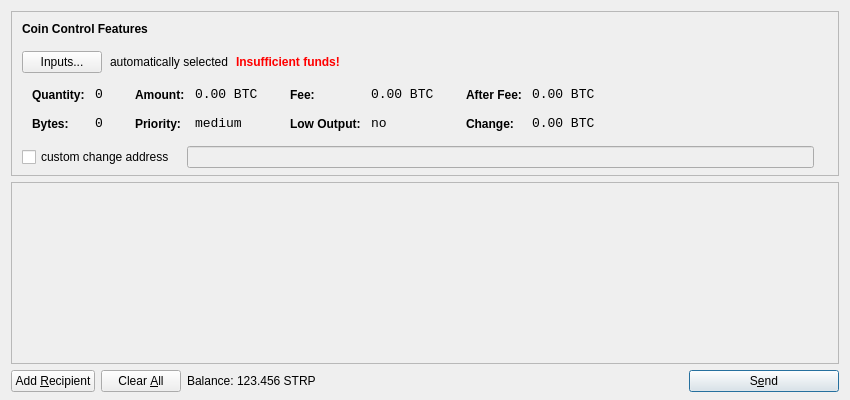
<?xml version="1.0" encoding="UTF-8"?>
<ui version="4.0">
 <class>SendCoinsDialog</class>
 <widget class="QDialog" name="SendCoinsDialog">
  <property name="geometry">
   <rect>
    <x>0</x>
    <y>0</y>
    <width>850</width>
    <height>400</height>
   </rect>
  </property>
  <property name="windowTitle">
   <string>Send Coins</string>
  </property>
  <layout class="QVBoxLayout" name="verticalLayout" stretch="0,1,0">
   <property name="bottomMargin">
    <number>8</number>
   </property>
   <item>
    <widget class="QFrame" name="frameCoinControl">
     <property name="sizePolicy">
      <sizepolicy hsizetype="Expanding" vsizetype="Expanding">
       <horstretch>0</horstretch>
       <verstretch>0</verstretch>
      </sizepolicy>
     </property>
     <property name="maximumSize">
      <size>
       <width>16777215</width>
       <height>16777215</height>
      </size>
     </property>
     <property name="frameShape">
      <enum>QFrame::StyledPanel</enum>
     </property>
     <property name="frameShadow">
      <enum>QFrame::Sunken</enum>
     </property>
     <layout class="QVBoxLayout" name="verticalLayoutCoinControl2">
      <property name="spacing">
       <number>-1</number>
      </property>
      <property name="leftMargin">
       <number>0</number>
      </property>
      <property name="topMargin">
       <number>0</number>
      </property>
      <property name="rightMargin">
       <number>0</number>
      </property>
      <property name="bottomMargin">
       <number>6</number>
      </property>
      <item>
       <layout class="QVBoxLayout" name="verticalLayoutCoinControl" stretch="0,0,0,0,1">
        <property name="spacing">
         <number>0</number>
        </property>
        <property name="leftMargin">
         <number>10</number>
        </property>
        <property name="topMargin">
         <number>10</number>
        </property>
        <item>
         <layout class="QHBoxLayout" name="horizontalLayoutCoinControl1">
          <property name="bottomMargin">
           <number>15</number>
          </property>
          <item>
           <widget class="QLabel" name="labelCoinControlFeatures">
            <property name="sizePolicy">
             <sizepolicy hsizetype="Preferred" vsizetype="Maximum">
              <horstretch>0</horstretch>
              <verstretch>0</verstretch>
             </sizepolicy>
            </property>
            <property name="font">
             <font>
              <weight>75</weight>
              <bold>true</bold>
             </font>
            </property>
            <property name="styleSheet">
             <string notr="true">font-weight:bold;</string>
            </property>
            <property name="text">
             <string>Coin Control Features</string>
            </property>
           </widget>
          </item>
         </layout>
        </item>
        <item>
         <layout class="QHBoxLayout" name="horizontalLayoutCoinControl2" stretch="0,0,0,0">
          <property name="spacing">
           <number>8</number>
          </property>
          <property name="bottomMargin">
           <number>10</number>
          </property>
          <item>
           <widget class="QPushButton" name="pushButtonCoinControl">
            <property name="styleSheet">
             <string notr="true"/>
            </property>
            <property name="text">
             <string>Inputs...</string>
            </property>
           </widget>
          </item>
          <item>
           <widget class="QLabel" name="labelCoinControlAutomaticallySelected">
            <property name="text">
             <string>automatically selected</string>
            </property>
            <property name="margin">
             <number>5</number>
            </property>
           </widget>
          </item>
          <item>
           <widget class="QLabel" name="labelCoinControlInsuffFunds">
            <property name="font">
             <font>
              <weight>75</weight>
              <bold>true</bold>
             </font>
            </property>
            <property name="styleSheet">
             <string notr="true">color:red;font-weight:bold;</string>
            </property>
            <property name="text">
             <string>Insufficient funds!</string>
            </property>
            <property name="margin">
             <number>5</number>
            </property>
           </widget>
          </item>
          <item>
           <spacer name="horizontalSpacerCoinControl">
            <property name="orientation">
             <enum>Qt::Horizontal</enum>
            </property>
            <property name="sizeHint" stdset="0">
             <size>
              <width>40</width>
              <height>1</height>
             </size>
            </property>
           </spacer>
          </item>
         </layout>
        </item>
        <item>
         <widget class="QWidget" name="widgetCoinControl" native="true">
          <property name="sizePolicy">
           <sizepolicy hsizetype="Preferred" vsizetype="Preferred">
            <horstretch>0</horstretch>
            <verstretch>0</verstretch>
           </sizepolicy>
          </property>
          <property name="minimumSize">
           <size>
            <width>0</width>
            <height>0</height>
           </size>
          </property>
          <property name="styleSheet">
           <string notr="true"/>
          </property>
          <layout class="QHBoxLayout" name="horizontalLayoutCoinControl5">
           <property name="margin">
            <number>0</number>
           </property>
           <item>
            <layout class="QHBoxLayout" name="horizontalLayoutCoinControl3" stretch="0,0,0,1">
             <property name="spacing">
              <number>20</number>
             </property>
             <property name="topMargin">
              <number>0</number>
             </property>
             <property name="bottomMargin">
              <number>10</number>
             </property>
             <item>
              <layout class="QFormLayout" name="formLayoutCoinControl1">
               <property name="horizontalSpacing">
                <number>10</number>
               </property>
               <property name="verticalSpacing">
                <number>14</number>
               </property>
               <property name="leftMargin">
                <number>10</number>
               </property>
               <property name="topMargin">
                <number>4</number>
               </property>
               <property name="rightMargin">
                <number>6</number>
               </property>
               <item row="0" column="0">
                <widget class="QLabel" name="labelCoinControlQuantityText">
                 <property name="styleSheet">
                  <string notr="true">font-weight:bold;</string>
                 </property>
                 <property name="text">
                  <string>Quantity:</string>
                 </property>
                 <property name="margin">
                  <number>0</number>
                 </property>
                </widget>
               </item>
               <item row="0" column="1">
                <widget class="QLabel" name="labelCoinControlQuantity">
                 <property name="font">
                  <font>
                   <family>Monospace</family>
                   <pointsize>10</pointsize>
                  </font>
                 </property>
                 <property name="cursor">
                  <cursorShape>IBeamCursor</cursorShape>
                 </property>
                 <property name="contextMenuPolicy">
                  <enum>Qt::ActionsContextMenu</enum>
                 </property>
                 <property name="text">
                  <string notr="true">0</string>
                 </property>
                 <property name="margin">
                  <number>0</number>
                 </property>
                 <property name="textInteractionFlags">
                  <set>Qt::LinksAccessibleByMouse|Qt::TextSelectableByKeyboard|Qt::TextSelectableByMouse</set>
                 </property>
                </widget>
               </item>
               <item row="1" column="0">
                <widget class="QLabel" name="labelCoinControlBytesText">
                 <property name="styleSheet">
                  <string notr="true">font-weight:bold;</string>
                 </property>
                 <property name="text">
                  <string>Bytes:</string>
                 </property>
                </widget>
               </item>
               <item row="1" column="1">
                <widget class="QLabel" name="labelCoinControlBytes">
                 <property name="font">
                  <font>
                   <family>Monospace</family>
                   <pointsize>10</pointsize>
                  </font>
                 </property>
                 <property name="cursor">
                  <cursorShape>IBeamCursor</cursorShape>
                 </property>
                 <property name="contextMenuPolicy">
                  <enum>Qt::ActionsContextMenu</enum>
                 </property>
                 <property name="text">
                  <string notr="true">0</string>
                 </property>
                 <property name="textInteractionFlags">
                  <set>Qt::LinksAccessibleByMouse|Qt::TextSelectableByKeyboard|Qt::TextSelectableByMouse</set>
                 </property>
                </widget>
               </item>
              </layout>
             </item>
             <item>
              <layout class="QFormLayout" name="formLayoutCoinControl2">
               <property name="horizontalSpacing">
                <number>10</number>
               </property>
               <property name="verticalSpacing">
                <number>14</number>
               </property>
               <property name="leftMargin">
                <number>6</number>
               </property>
               <property name="topMargin">
                <number>4</number>
               </property>
               <property name="rightMargin">
                <number>6</number>
               </property>
               <item row="0" column="0">
                <widget class="QLabel" name="labelCoinControlAmountText">
                 <property name="styleSheet">
                  <string notr="true">font-weight:bold;</string>
                 </property>
                 <property name="text">
                  <string>Amount:</string>
                 </property>
                 <property name="margin">
                  <number>0</number>
                 </property>
                </widget>
               </item>
               <item row="0" column="1">
                <widget class="QLabel" name="labelCoinControlAmount">
                 <property name="font">
                  <font>
                   <family>Monospace</family>
                   <pointsize>10</pointsize>
                  </font>
                 </property>
                 <property name="cursor">
                  <cursorShape>IBeamCursor</cursorShape>
                 </property>
                 <property name="contextMenuPolicy">
                  <enum>Qt::ActionsContextMenu</enum>
                 </property>
                 <property name="text">
                  <string notr="true">0.00 BTC</string>
                 </property>
                 <property name="textInteractionFlags">
                  <set>Qt::LinksAccessibleByMouse|Qt::TextSelectableByKeyboard|Qt::TextSelectableByMouse</set>
                 </property>
                </widget>
               </item>
               <item row="1" column="0">
                <widget class="QLabel" name="labelCoinControlPriorityText">
                 <property name="styleSheet">
                  <string notr="true">font-weight:bold;</string>
                 </property>
                 <property name="text">
                  <string>Priority:</string>
                 </property>
                </widget>
               </item>
               <item row="1" column="1">
                <widget class="QLabel" name="labelCoinControlPriority">
                 <property name="font">
                  <font>
                   <family>Monospace</family>
                   <pointsize>10</pointsize>
                  </font>
                 </property>
                 <property name="cursor">
                  <cursorShape>IBeamCursor</cursorShape>
                 </property>
                 <property name="contextMenuPolicy">
                  <enum>Qt::ActionsContextMenu</enum>
                 </property>
                 <property name="text">
                  <string>medium</string>
                 </property>
                 <property name="textInteractionFlags">
                  <set>Qt::LinksAccessibleByMouse|Qt::TextSelectableByKeyboard|Qt::TextSelectableByMouse</set>
                 </property>
                </widget>
               </item>
              </layout>
             </item>
             <item>
              <layout class="QFormLayout" name="formLayoutCoinControl3">
               <property name="horizontalSpacing">
                <number>10</number>
               </property>
               <property name="verticalSpacing">
                <number>14</number>
               </property>
               <property name="leftMargin">
                <number>6</number>
               </property>
               <property name="topMargin">
                <number>4</number>
               </property>
               <property name="rightMargin">
                <number>6</number>
               </property>
               <item row="0" column="0">
                <widget class="QLabel" name="labelCoinControlFeeText">
                 <property name="styleSheet">
                  <string notr="true">font-weight:bold;</string>
                 </property>
                 <property name="text">
                  <string>Fee:</string>
                 </property>
                 <property name="margin">
                  <number>0</number>
                 </property>
                </widget>
               </item>
               <item row="0" column="1">
                <widget class="QLabel" name="labelCoinControlFee">
                 <property name="font">
                  <font>
                   <family>Monospace</family>
                   <pointsize>10</pointsize>
                  </font>
                 </property>
                 <property name="cursor">
                  <cursorShape>IBeamCursor</cursorShape>
                 </property>
                 <property name="contextMenuPolicy">
                  <enum>Qt::ActionsContextMenu</enum>
                 </property>
                 <property name="text">
                  <string notr="true">0.00 BTC</string>
                 </property>
                 <property name="textInteractionFlags">
                  <set>Qt::LinksAccessibleByMouse|Qt::TextSelectableByKeyboard|Qt::TextSelectableByMouse</set>
                 </property>
                </widget>
               </item>
               <item row="1" column="0">
                <widget class="QLabel" name="labelCoinControlLowOutputText">
                 <property name="styleSheet">
                  <string notr="true">font-weight:bold;</string>
                 </property>
                 <property name="text">
                  <string>Low Output:</string>
                 </property>
                </widget>
               </item>
               <item row="1" column="1">
                <widget class="QLabel" name="labelCoinControlLowOutput">
                 <property name="font">
                  <font>
                   <family>Monospace</family>
                   <pointsize>10</pointsize>
                  </font>
                 </property>
                 <property name="cursor">
                  <cursorShape>IBeamCursor</cursorShape>
                 </property>
                 <property name="contextMenuPolicy">
                  <enum>Qt::ActionsContextMenu</enum>
                 </property>
                 <property name="text">
                  <string>no</string>
                 </property>
                 <property name="textInteractionFlags">
                  <set>Qt::LinksAccessibleByMouse|Qt::TextSelectableByKeyboard|Qt::TextSelectableByMouse</set>
                 </property>
                </widget>
               </item>
              </layout>
             </item>
             <item>
              <layout class="QFormLayout" name="formLayoutCoinControl4">
               <property name="horizontalSpacing">
                <number>10</number>
               </property>
               <property name="verticalSpacing">
                <number>14</number>
               </property>
               <property name="leftMargin">
                <number>6</number>
               </property>
               <property name="topMargin">
                <number>4</number>
               </property>
               <property name="rightMargin">
                <number>6</number>
               </property>
               <item row="0" column="0">
                <widget class="QLabel" name="labelCoinControlAfterFeeText">
                 <property name="styleSheet">
                  <string notr="true">font-weight:bold;</string>
                 </property>
                 <property name="text">
                  <string>After Fee:</string>
                 </property>
                 <property name="margin">
                  <number>0</number>
                 </property>
                </widget>
               </item>
               <item row="0" column="1">
                <widget class="QLabel" name="labelCoinControlAfterFee">
                 <property name="font">
                  <font>
                   <family>Monospace</family>
                   <pointsize>10</pointsize>
                  </font>
                 </property>
                 <property name="cursor">
                  <cursorShape>IBeamCursor</cursorShape>
                 </property>
                 <property name="contextMenuPolicy">
                  <enum>Qt::ActionsContextMenu</enum>
                 </property>
                 <property name="text">
                  <string notr="true">0.00 BTC</string>
                 </property>
                 <property name="textInteractionFlags">
                  <set>Qt::LinksAccessibleByMouse|Qt::TextSelectableByKeyboard|Qt::TextSelectableByMouse</set>
                 </property>
                </widget>
               </item>
               <item row="1" column="0">
                <widget class="QLabel" name="labelCoinControlChangeText">
                 <property name="styleSheet">
                  <string notr="true">font-weight:bold;</string>
                 </property>
                 <property name="text">
                  <string>Change:</string>
                 </property>
                </widget>
               </item>
               <item row="1" column="1">
                <widget class="QLabel" name="labelCoinControlChange">
                 <property name="font">
                  <font>
                   <family>Monospace</family>
                   <pointsize>10</pointsize>
                  </font>
                 </property>
                 <property name="cursor">
                  <cursorShape>IBeamCursor</cursorShape>
                 </property>
                 <property name="contextMenuPolicy">
                  <enum>Qt::ActionsContextMenu</enum>
                 </property>
                 <property name="text">
                  <string notr="true">0.00 BTC</string>
                 </property>
                 <property name="textInteractionFlags">
                  <set>Qt::LinksAccessibleByMouse|Qt::TextSelectableByKeyboard|Qt::TextSelectableByMouse</set>
                 </property>
                </widget>
               </item>
              </layout>
             </item>
            </layout>
           </item>
          </layout>
         </widget>
        </item>
        <item>
         <layout class="QHBoxLayout" name="horizontalLayoutCoinControl4" stretch="0,0,0">
          <property name="spacing">
           <number>12</number>
          </property>
          <property name="sizeConstraint">
           <enum>QLayout::SetDefaultConstraint</enum>
          </property>
          <property name="topMargin">
           <number>5</number>
          </property>
          <property name="rightMargin">
           <number>5</number>
          </property>
          <item>
           <widget class="QCheckBox" name="checkBoxCoinControlChange">
            <property name="text">
             <string>custom change address</string>
            </property>
           </widget>
          </item>
          <item>
           <widget class="QLineEdit" name="lineEditCoinControlChange">
            <property name="enabled">
             <bool>false</bool>
            </property>
            <property name="sizePolicy">
             <sizepolicy hsizetype="Expanding" vsizetype="Fixed">
              <horstretch>0</horstretch>
              <verstretch>0</verstretch>
             </sizepolicy>
            </property>
           </widget>
          </item>
          <item>
           <widget class="QLabel" name="labelCoinControlChangeLabel">
            <property name="sizePolicy">
             <sizepolicy hsizetype="Preferred" vsizetype="Expanding">
              <horstretch>0</horstretch>
              <verstretch>0</verstretch>
             </sizepolicy>
            </property>
            <property name="minimumSize">
             <size>
              <width>0</width>
              <height>0</height>
             </size>
            </property>
            <property name="text">
             <string/>
            </property>
            <property name="margin">
             <number>3</number>
            </property>
           </widget>
          </item>
         </layout>
        </item>
        <item>
         <spacer name="verticalSpacerCoinControl">
          <property name="orientation">
           <enum>Qt::Vertical</enum>
          </property>
          <property name="sizeHint" stdset="0">
           <size>
            <width>800</width>
            <height>1</height>
           </size>
          </property>
         </spacer>
        </item>
       </layout>
      </item>
     </layout>
    </widget>
   </item>
   <item>
    <widget class="QScrollArea" name="scrollArea">
     <property name="widgetResizable">
      <bool>true</bool>
     </property>
     <widget class="QWidget" name="scrollAreaWidgetContents">
      <property name="geometry">
       <rect>
        <x>0</x>
        <y>0</y>
        <width>830</width>
        <height>165</height>
       </rect>
      </property>
      <layout class="QVBoxLayout" name="verticalLayout_2">
       <property name="margin">
        <number>0</number>
       </property>
       <item>
        <layout class="QVBoxLayout" name="entries">
         <property name="spacing">
          <number>6</number>
         </property>
        </layout>
       </item>
       <item>
        <spacer name="verticalSpacer">
         <property name="orientation">
          <enum>Qt::Vertical</enum>
         </property>
         <property name="sizeHint" stdset="0">
          <size>
           <width>20</width>
           <height>40</height>
          </size>
         </property>
        </spacer>
       </item>
      </layout>
     </widget>
    </widget>
   </item>
   <item>
    <layout class="QHBoxLayout" name="horizontalLayout">
     <item>
      <widget class="QPushButton" name="addButton">
       <property name="toolTip">
        <string>Send to multiple recipients at once</string>
       </property>
       <property name="text">
        <string>Add &amp;Recipient</string>
       </property>
       <property name="icon">
        <iconset resource="../bitcoin.qrc">
         <normaloff>:/icons/add</normaloff>:/icons/add</iconset>
       </property>
       <property name="autoDefault">
        <bool>false</bool>
       </property>
      </widget>
     </item>
     <item>
      <widget class="QPushButton" name="clearButton">
       <property name="sizePolicy">
        <sizepolicy hsizetype="Minimum" vsizetype="Fixed">
         <horstretch>0</horstretch>
         <verstretch>0</verstretch>
        </sizepolicy>
       </property>
       <property name="toolTip">
        <string>Remove all transaction fields</string>
       </property>
       <property name="text">
        <string>Clear &amp;All</string>
       </property>
       <property name="icon">
        <iconset resource="../bitcoin.qrc">
         <normaloff>:/icons/remove</normaloff>:/icons/remove</iconset>
       </property>
       <property name="autoRepeatDelay">
        <number>300</number>
       </property>
       <property name="autoDefault">
        <bool>false</bool>
       </property>
      </widget>
     </item>
     <item>
      <layout class="QHBoxLayout" name="horizontalLayout_2">
       <property name="spacing">
        <number>3</number>
       </property>
       <item>
        <widget class="QLabel" name="label">
         <property name="text">
          <string>Balance:</string>
         </property>
        </widget>
       </item>
       <item>
        <widget class="QLabel" name="labelBalance">
         <property name="cursor">
          <cursorShape>IBeamCursor</cursorShape>
         </property>
         <property name="text">
          <string>123.456 STRP</string>
         </property>
         <property name="textInteractionFlags">
          <set>Qt::LinksAccessibleByMouse|Qt::TextSelectableByKeyboard|Qt::TextSelectableByMouse</set>
         </property>
        </widget>
       </item>
      </layout>
     </item>
     <item>
      <spacer name="horizontalSpacer">
       <property name="orientation">
        <enum>Qt::Horizontal</enum>
       </property>
       <property name="sizeHint" stdset="0">
        <size>
         <width>40</width>
         <height>20</height>
        </size>
       </property>
      </spacer>
     </item>
     <item>
      <widget class="QPushButton" name="sendButton">
       <property name="minimumSize">
        <size>
         <width>150</width>
         <height>0</height>
        </size>
       </property>
       <property name="toolTip">
        <string>Confirm the send action</string>
       </property>
       <property name="text">
        <string>S&amp;end</string>
       </property>
       <property name="icon">
        <iconset resource="../bitcoin.qrc">
         <normaloff>:/icons/send</normaloff>:/icons/send</iconset>
       </property>
       <property name="default">
        <bool>true</bool>
       </property>
      </widget>
     </item>
    </layout>
   </item>
  </layout>
 </widget>
 <resources>
  <include location="../bitcoin.qrc"/>
 </resources>
 <connections/>
</ui>
